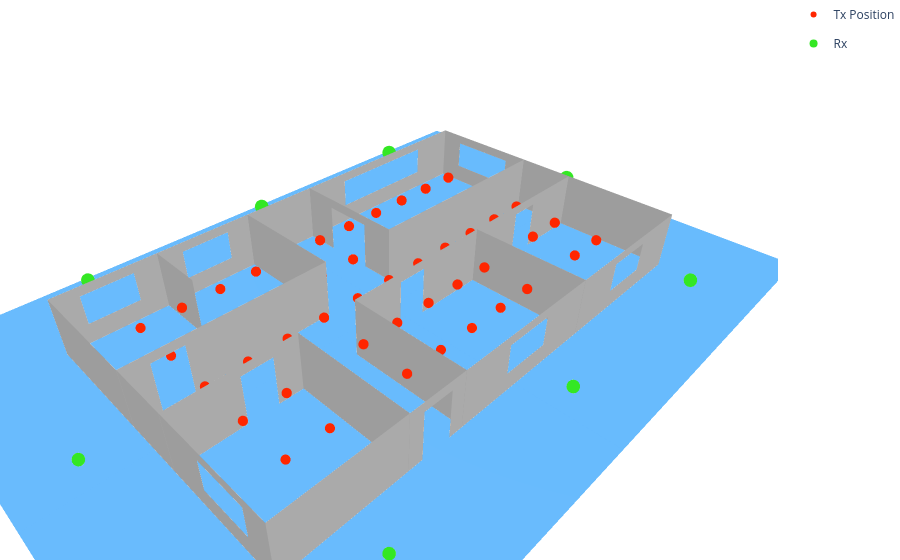

Write notebook code for a chart like this one.
### Code cell
import mitsuba as mi
import numpy as np
import plotly.graph_objects as go

# Create the figure
fig = go.Figure()

# --- STEP 1: Plot the Walls / Buildings ---
params = mi.traverse(scene._scene)
for key in params.keys():
    if key.endswith('.vertex_positions'):
        mesh_name = key.split('.')[0]
        v_flat = params[key].numpy()
        vertices = v_flat.reshape(-1, 3)
        
        f_key = f"{mesh_name}.faces"
        if f_key in params:
            f_flat = params[f_key].numpy()
            faces = f_flat.reshape(-1, 3)
            
            if mesh_name == "elm__7":  # Ground plane
                fig.add_trace(go.Mesh3d(
                    x=vertices[:, 0], y=vertices[:, 1], z=vertices[:, 2],
                    i=faces[:, 0], j=faces[:, 1], k=faces[:, 2],
                    name='Ground',
                    opacity=0.8,            
                    color="#41A8FC", 
                    flatshading=True,
                    hoverinfo='name'
                ))
            else:  # Other walls/buildings
                fig.add_trace(go.Mesh3d(
                    x=vertices[:, 0], y=vertices[:, 1], z=vertices[:, 2],
                    i=faces[:, 0], j=faces[:, 1], k=faces[:, 2],
                    name=mesh_name.replace('mesh-', ''),
                    opacity=1,            
                    color="#C4C4C4", 
                    flatshading=True,
                    hoverinfo='name'
                ))

# --- STEP 2 & 3: Antennas and Multi-Receiver Rays ---
path_vertices = paths.vertices.numpy()
is_valid = paths.valid.numpy()
interactions = paths.interactions.numpy()

tx_list = list(scene.transmitters.values())
rx_list = list(scene.receivers.values())

tx_coords = [tx.position.numpy().flatten() for tx in tx_list]
rx_coords = [rx.position.numpy().flatten() for rx in rx_list]

TX_positions = np.zeros((11, 5, 3))
x_axis = np.linspace(-10, 10, 11)
y_axis = np.linspace(-5, 5, 5)
x_axis, y_axis = np.meshgrid(x_axis, y_axis, indexing='ij')
TX_positions[:, :, 0] = x_axis
TX_positions[:, :, 1] = y_axis
TX_positions[:, :, 2] = 1.5

for i, tx_position in enumerate(TX_positions.reshape(-1, 3)):
    fig.add_trace(go.Scatter3d(
        x=[tx_position[0]], y=[tx_position[1]], z=[tx_position[2]],
        mode='markers', name=f'Tx Position', showlegend=(i == 0),
        marker=dict(size=6, color="#FF2600", symbol='circle')
    ))

# Plot Transmitters
# for t_idx, tx in enumerate(tx_list):
#     fig.add_trace(go.Scatter3d(
#         x=[tx_coords[t_idx][0]], y=[tx_coords[t_idx][1]], z=[tx_coords[t_idx][2]],
#         mode='markers', name=f'Tx',
#         marker=dict(size=8, color="#FF2600", symbol='circle')
#     ))

# Plot Receivers
for r_idx, rx in enumerate(rx_list):
    fig.add_trace(go.Scatter3d(
        x=[rx_coords[r_idx][0]], y=[rx_coords[r_idx][1]], z=[rx_coords[r_idx][2]],
        mode='markers', legendgroup='Rx', name=f'Rx', showlegend=(r_idx == 0),
        marker=dict(size=8, color="#34E724", symbol='circle')
    ))

# 2. Force the arrays into the exact dimensions we need
num_rx = len(rx_list)
num_tx = len(tx_list)
num_paths = is_valid.shape[-1]         
max_depth = interactions.shape[0]      

v_sq = np.zeros((num_rx, num_tx, num_paths, max_depth, 3))
val_sq = np.zeros((num_rx, num_tx, num_paths))
int_sq = np.zeros((num_rx, num_tx, num_paths, max_depth))

for r in range(num_rx):
    for t in range(num_tx):
        for p in range(num_paths):
            v_sq[r, t, p] = path_vertices[:, r, t, p, :]
            val_sq[r, t, p] = is_valid[r, t, p]
            int_sq[r, t, p] = interactions[:, r, t, p]

# --- Setup for Colors and Legends ---
rx_colors = ['rgb(255, 215, 0)',   # Gold
             'rgb(0, 255, 255)',   # Cyan
             'rgb(255, 105, 180)', # Hot Pink
             "#40FF40",   # Lime Green
             'rgb(147, 112, 219)'] # Purple

legend_added = {r: False for r in range(num_rx)}

# 3. Iterate through the grid and pair every ray to its correct Rx and Tx
for r in range(0, 0):
    current_rx_pos = rx_coords[r] 
    
    for t in range(num_tx):
        current_tx_pos = tx_coords[t] 
        
        for p in range(num_paths):
            if val_sq[r, t, p]: 
                ray_bounces = v_sq[r, t, p]
                interacts = int_sq[r, t, p]
                
                num_bounces = np.sum(interacts != 0)
                valid_bounces = ray_bounces[:num_bounces]
                full_path = np.vstack([current_tx_pos, valid_bounces, current_rx_pos])

                color = rx_colors[r % len(rx_colors)]
                show_leg = not legend_added[r]
                if show_leg:
                    legend_added[r] = True

                fig.add_trace(go.Scatter3d(
                    x=full_path[:, 0], y=full_path[:, 1], z=full_path[:, 2],
                    mode='lines',
                    name=f'Rays to Rx{r+1}',      
                    legendgroup=f'Rx_{r+1}',       
                    showlegend=show_leg,         
                    line=dict(color=color, width=2.5),
                    hoverinfo='name' 
                ))

# --- STEP 4: Minimalist White Layout & Export ---
fig.update_layout(
    paper_bgcolor='white', # Sets the canvas background to white
    plot_bgcolor='white',  # Sets the plotting area to white
    scene=dict(
        aspectmode='data', 
        
        # Completely strips grids, backgrounds, titles, and numbers from all axes
        xaxis=dict(showgrid=False, showbackground=False, showticklabels=False, title=''),
        yaxis=dict(showgrid=False, showbackground=False, showticklabels=False, title=''),
        zaxis=dict(showgrid=False, showbackground=False, showticklabels=False, title='')
    ),
    margin=dict(l=0, r=0, b=0, t=0),
    showlegend=True
)

# Show the interactive plot in the notebook
fig.show()

### Figure 1 — Plotly figure (JSON) as saved in the notebook; plotly's stock layout.template omitted (floating-point values rounded to 4 significant figures)
{"data": [{"color": "#C4C4C4", "flatshading": true, "hoverinfo": "name", "i": [0, 3, 5, 0, 3, 3, 6, 6, 8, 11, 11, 8, 15, 11, 17, 11, 13, 18, 21, 18, 22, 21, 23, 18, 19, 19, 24, 27, 27, 24, 27, 27, 31, 32, 34, 35, 34, 32, 36, 34, 34, 39, 34, 28, 33, 33, 40, 42, 44, 44, 40, 44, 46, 46, 48, 51, 51, 48, 51, 55, 56, 59, 59, 56, 64, 66, 63, 67, 63, 63, 68, 68, 72, 75, 75, 72, 75, 79, 80, 80, 84, 84, 88, 88, 92, 92, 96, 99, 99, 96, 99, 103, 104, 104], "j": [1, 4, 6, 2, 5, 7, 5, 2, 9, 12, 13, 10, 8, 14, 15, 16, 12, 19, 16, 20, 13, 14, 22, 21, 15, 17, 25, 28, 29, 26, 30, 31, 30, 33, 26, 31, 25, 34, 29, 33, 37, 36, 38, 34, 29, 36, 41, 43, 45, 46, 42, 47, 45, 42, 49, 52, 53, 50, 54, 51, 57, 60, 61, 58, 65, 56, 59, 64, 62, 67, 69, 70, 73, 76, 77, 74, 78, 75, 81, 82, 85, 86, 89, 90, 93, 94, 97, 100, 101, 98, 102, 99, 105, 106], "k": [2, 5, 7, 3, 7, 0, 2, 1, 10, 13, 14, 11, 11, 16, 11, 17, 18, 20, 14, 21, 18, 23, 18, 23, 17, 20, 26, 29, 30, 27, 31, 24, 32, 34, 25, 32, 35, 35, 28, 37, 38, 28, 39, 39, 36, 37, 42, 44, 46, 47, 44, 40, 42, 41, 50, 53, 54, 55, 48, 48, 58, 61, 62, 63, 66, 63, 62, 66, 67, 66, 70, 71, 74, 77, 78, 79, 72, 72, 82, 83, 86, 87, 90, 91, 94, 95, 98, 101, 102, 103, 96, 96, 106, 107], "name": "no-name-1", "opacity": 1, "type": "mesh3d", "x": [12.5, 12.5, 12.5, 12.5, 12.5, 12.5, 12.5, 12.5, 5.75, 5.75, 12.5, 12.5, -12.5, -9.75, -7.25, 4.25, -1.75, 0.75, -12.5, 4.25, 0.75, -1.75, -9.75, -7.25, -10.0, -10.0, -12.5, -12.5, 12.5, 6.25, 3.75, -4.0, 3.75, 6.25, 12.5, -4.0, 8.75, 8.75, 11.25, 11.25, -12.5, -12.5, -12.5, -12.5, -12.5, -12.5, -12.5, -12.5, 11.25, 11.25, 12.5, 2.5, 2.5, 9.75, 9.75, 12.5, 0.75, 0.75, 3.5, -12.5, -12.5, -9.25, -9.25, 3.5, -7.75, -0.75, -0.75, -7.75, 7.5, 7.5, 7.5, 7.5, -1.5, -1.5, -1.5, -1.5, -1.5, -1.5, -1.5, -1.5, -4.5, -4.5, -4.5, -4.5, -12.5, -1.5, -1.5, -12.5, 2.5, 2.5, 2.5, 2.5, 6.5, 6.5, 6.5, 6.5, 9.25, 9.25, 12.5, 6.5, 6.5, 7.75, 7.75, 12.5, 3.5, 3.5, 3.5, 3.5], "y": [3.75, 6.25, 7.5, -7.5, -7.5, 7.5, 6.25, 3.75, 7.5, 7.5, 7.5, 7.5, 7.5, 7.5, 7.5, 7.5, 7.5, 7.5, 7.5, 7.5, 7.5, 7.5, 7.5, 7.5, -7.5, -7.5, -7.5, -7.5, -7.5, -7.5, -7.5, -7.5, -7.5, -7.5, -7.5, -7.5, -7.5, -7.5, -7.5, -7.5, -2.75, -6.25, -7.5, 7.5, 7.5, -7.5, -6.25, -2.75, -1.5, -1.5, -1.5, -1.5, -1.5, -1.5, -1.5, -1.5, 1.5, 1.5, 1.5, 1.5, 1.5, 1.5, 1.5, 1.5, 1.5, 1.5, 1.5, 1.5, -7.5, -4.5, -4.5, -7.5, -3.25, -3.25, -1.5, -7.5, -7.5, -5.75, -5.75, -1.5, 1.5, 7.5, 7.5, 1.5, -1.5, -1.5, -1.5, -1.5, -7.5, -1.5, -1.5, -7.5, 1.5, 7.5, 7.5, 1.5, 1.5, 1.5, 1.5, 1.5, 1.5, 1.5, 1.5, 1.5, 1.5, 7.5, 7.5, 1.5], "z": [2.5, 2.5, 3.0, 3.0, 0.0, 0.0, 1.0, 1.0, 2.5, 0.0, 0.0, 3.0, 3.0, 2.5, 2.5, 2.5, 2.5, 2.5, 0.0, 0.0, 1.0, 1.0, 1.0, 1.0, 1.0, 2.5, 3.0, 0.0, 0.0, 1.0, 1.0, 1.0, 2.5, 2.5, 3.0, 2.5, 1.0, 2.5, 2.5, 1.0, 1.0, 1.0, 0.0, 0.0, 3.0, 3.0, 2.5, 2.5, 2.5, 5.211e-15, 5.211e-15, 3.0, 5.211e-15, 5.211e-15, 2.5, 3.0, 2.5, 0.0, 0.0, 3.0, 0.0, 0.0, 2.5, 3.0, 0.0, 0.0, 2.5, 2.5, 0.0, 0.0, 3.0, 3.0, 2.5, 0.0, 0.0, 3.0, 0.0, 0.0, 2.5, 3.0, 0.0, 0.0, 3.0, 3.0, 0.0, 0.0, 3.0, 3.0, 0.0, 0.0, 3.0, 3.0, 0.0, 0.0, 3.0, 3.0, 2.5, 0.0, 0.0, 3.0, 0.0, 0.0, 2.5, 3.0, 0.0, 0.0, 3.0, 3.0]}, {"color": "#41A8FC", "flatshading": true, "hoverinfo": "name", "i": [0, 0], "j": [1, 2], "k": [2, 3], "name": "Ground", "opacity": 0.8, "type": "mesh3d", "x": [-17.5, 17.5, 17.5, -17.5], "y": [-12.5, -12.5, 12.5, 12.5], "z": [0.0, 0.0, 0.0, 0.0]}, {"marker": {"color": "#FF2600", "size": 6, "symbol": "circle"}, "mode": "markers", "name": "Tx Position", "showlegend": true, "type": "scatter3d", "x": [-10], "y": [-5], "z": [1.5]}, {"marker": {"color": "#FF2600", "size": 6, "symbol": "circle"}, "mode": "markers", "name": "Tx Position", "showlegend": false, "type": "scatter3d", "x": [-10], "y": [-2.5], "z": [1.5]}, {"marker": {"color": "#FF2600", "size": 6, "symbol": "circle"}, "mode": "markers", "name": "Tx Position", "showlegend": false, "type": "scatter3d", "x": [-10], "y": [0], "z": [1.5]}, {"marker": {"color": "#FF2600", "size": 6, "symbol": "circle"}, "mode": "markers", "name": "Tx Position", "showlegend": false, "type": "scatter3d", "x": [-10], "y": [2.5], "z": [1.5]}, {"marker": {"color": "#FF2600", "size": 6, "symbol": "circle"}, "mode": "markers", "name": "Tx Position", "showlegend": false, "type": "scatter3d", "x": [-10], "y": [5], "z": [1.5]}, {"marker": {"color": "#FF2600", "size": 6, "symbol": "circle"}, "mode": "markers", "name": "Tx Position", "showlegend": false, "type": "scatter3d", "x": [-8], "y": [-5], "z": [1.5]}, {"marker": {"color": "#FF2600", "size": 6, "symbol": "circle"}, "mode": "markers", "name": "Tx Position", "showlegend": false, "type": "scatter3d", "x": [-8], "y": [-2.5], "z": [1.5]}, {"marker": {"color": "#FF2600", "size": 6, "symbol": "circle"}, "mode": "markers", "name": "Tx Position", "showlegend": false, "type": "scatter3d", "x": [-8], "y": [0], "z": [1.5]}, {"marker": {"color": "#FF2600", "size": 6, "symbol": "circle"}, "mode": "markers", "name": "Tx Position", "showlegend": false, "type": "scatter3d", "x": [-8], "y": [2.5], "z": [1.5]}, {"marker": {"color": "#FF2600", "size": 6, "symbol": "circle"}, "mode": "markers", "name": "Tx Position", "showlegend": false, "type": "scatter3d", "x": [-8], "y": [5], "z": [1.5]}, {"marker": {"color": "#FF2600", "size": 6, "symbol": "circle"}, "mode": "markers", "name": "Tx Position", "showlegend": false, "type": "scatter3d", "x": [-6], "y": [-5], "z": [1.5]}, {"marker": {"color": "#FF2600", "size": 6, "symbol": "circle"}, "mode": "markers", "name": "Tx Position", "showlegend": false, "type": "scatter3d", "x": [-6], "y": [-2.5], "z": [1.5]}, {"marker": {"color": "#FF2600", "size": 6, "symbol": "circle"}, "mode": "markers", "name": "Tx Position", "showlegend": false, "type": "scatter3d", "x": [-6], "y": [0], "z": [1.5]}, {"marker": {"color": "#FF2600", "size": 6, "symbol": "circle"}, "mode": "markers", "name": "Tx Position", "showlegend": false, "type": "scatter3d", "x": [-6], "y": [2.5], "z": [1.5]}, {"marker": {"color": "#FF2600", "size": 6, "symbol": "circle"}, "mode": "markers", "name": "Tx Position", "showlegend": false, "type": "scatter3d", "x": [-6], "y": [5], "z": [1.5]}, {"marker": {"color": "#FF2600", "size": 6, "symbol": "circle"}, "mode": "markers", "name": "Tx Position", "showlegend": false, "type": "scatter3d", "x": [-4], "y": [-5], "z": [1.5]}, {"marker": {"color": "#FF2600", "size": 6, "symbol": "circle"}, "mode": "markers", "name": "Tx Position", "showlegend": false, "type": "scatter3d", "x": [-4], "y": [-2.5], "z": [1.5]}, {"marker": {"color": "#FF2600", "size": 6, "symbol": "circle"}, "mode": "markers", "name": "Tx Position", "showlegend": false, "type": "scatter3d", "x": [-4], "y": [0], "z": [1.5]}, {"marker": {"color": "#FF2600", "size": 6, "symbol": "circle"}, "mode": "markers", "name": "Tx Position", "showlegend": false, "type": "scatter3d", "x": [-4], "y": [2.5], "z": [1.5]}, {"marker": {"color": "#FF2600", "size": 6, "symbol": "circle"}, "mode": "markers", "name": "Tx Position", "showlegend": false, "type": "scatter3d", "x": [-4], "y": [5], "z": [1.5]}, {"marker": {"color": "#FF2600", "size": 6, "symbol": "circle"}, "mode": "markers", "name": "Tx Position", "showlegend": false, "type": "scatter3d", "x": [-2], "y": [-5], "z": [1.5]}, {"marker": {"color": "#FF2600", "size": 6, "symbol": "circle"}, "mode": "markers", "name": "Tx Position", "showlegend": false, "type": "scatter3d", "x": [-2], "y": [-2.5], "z": [1.5]}, {"marker": {"color": "#FF2600", "size": 6, "symbol": "circle"}, "mode": "markers", "name": "Tx Position", "showlegend": false, "type": "scatter3d", "x": [-2], "y": [0], "z": [1.5]}, {"marker": {"color": "#FF2600", "size": 6, "symbol": "circle"}, "mode": "markers", "name": "Tx Position", "showlegend": false, "type": "scatter3d", "x": [-2], "y": [2.5], "z": [1.5]}, {"marker": {"color": "#FF2600", "size": 6, "symbol": "circle"}, "mode": "markers", "name": "Tx Position", "showlegend": false, "type": "scatter3d", "x": [-2], "y": [5], "z": [1.5]}, {"marker": {"color": "#FF2600", "size": 6, "symbol": "circle"}, "mode": "markers", "name": "Tx Position", "showlegend": false, "type": "scatter3d", "x": [0], "y": [-5], "z": [1.5]}, {"marker": {"color": "#FF2600", "size": 6, "symbol": "circle"}, "mode": "markers", "name": "Tx Position", "showlegend": false, "type": "scatter3d", "x": [0], "y": [-2.5], "z": [1.5]}, {"marker": {"color": "#FF2600", "size": 6, "symbol": "circle"}, "mode": "markers", "name": "Tx Position", "showlegend": false, "type": "scatter3d", "x": [0], "y": [0], "z": [1.5]}, {"marker": {"color": "#FF2600", "size": 6, "symbol": "circle"}, "mode": "markers", "name": "Tx Position", "showlegend": false, "type": "scatter3d", "x": [0], "y": [2.5], "z": [1.5]}, {"marker": {"color": "#FF2600", "size": 6, "symbol": "circle"}, "mode": "markers", "name": "Tx Position", "showlegend": false, "type": "scatter3d", "x": [0], "y": [5], "z": [1.5]}, {"marker": {"color": "#FF2600", "size": 6, "symbol": "circle"}, "mode": "markers", "name": "Tx Position", "showlegend": false, "type": "scatter3d", "x": [2], "y": [-5], "z": [1.5]}, {"marker": {"color": "#FF2600", "size": 6, "symbol": "circle"}, "mode": "markers", "name": "Tx Position", "showlegend": false, "type": "scatter3d", "x": [2], "y": [-2.5], "z": [1.5]}, {"marker": {"color": "#FF2600", "size": 6, "symbol": "circle"}, "mode": "markers", "name": "Tx Position", "showlegend": false, "type": "scatter3d", "x": [2], "y": [0], "z": [1.5]}, {"marker": {"color": "#FF2600", "size": 6, "symbol": "circle"}, "mode": "markers", "name": "Tx Position", "showlegend": false, "type": "scatter3d", "x": [2], "y": [2.5], "z": [1.5]}, {"marker": {"color": "#FF2600", "size": 6, "symbol": "circle"}, "mode": "markers", "name": "Tx Position", "showlegend": false, "type": "scatter3d", "x": [2], "y": [5], "z": [1.5]}, {"marker": {"color": "#FF2600", "size": 6, "symbol": "circle"}, "mode": "markers", "name": "Tx Position", "showlegend": false, "type": "scatter3d", "x": [4], "y": [-5], "z": [1.5]}, {"marker": {"color": "#FF2600", "size": 6, "symbol": "circle"}, "mode": "markers", "name": "Tx Position", "showlegend": false, "type": "scatter3d", "x": [4], "y": [-2.5], "z": [1.5]}, {"marker": {"color": "#FF2600", "size": 6, "symbol": "circle"}, "mode": "markers", "name": "Tx Position", "showlegend": false, "type": "scatter3d", "x": [4], "y": [0], "z": [1.5]}, {"marker": {"color": "#FF2600", "size": 6, "symbol": "circle"}, "mode": "markers", "name": "Tx Position", "showlegend": false, "type": "scatter3d", "x": [4], "y": [2.5], "z": [1.5]}, {"marker": {"color": "#FF2600", "size": 6, "symbol": "circle"}, "mode": "markers", "name": "Tx Position", "showlegend": false, "type": "scatter3d", "x": [4], "y": [5], "z": [1.5]}, {"marker": {"color": "#FF2600", "size": 6, "symbol": "circle"}, "mode": "markers", "name": "Tx Position", "showlegend": false, "type": "scatter3d", "x": [6], "y": [-5], "z": [1.5]}, {"marker": {"color": "#FF2600", "size": 6, "symbol": "circle"}, "mode": "markers", "name": "Tx Position", "showlegend": false, "type": "scatter3d", "x": [6], "y": [-2.5], "z": [1.5]}, {"marker": {"color": "#FF2600", "size": 6, "symbol": "circle"}, "mode": "markers", "name": "Tx Position", "showlegend": false, "type": "scatter3d", "x": [6], "y": [0], "z": [1.5]}, {"marker": {"color": "#FF2600", "size": 6, "symbol": "circle"}, "mode": "markers", "name": "Tx Position", "showlegend": false, "type": "scatter3d", "x": [6], "y": [2.5], "z": [1.5]}, {"marker": {"color": "#FF2600", "size": 6, "symbol": "circle"}, "mode": "markers", "name": "Tx Position", "showlegend": false, "type": "scatter3d", "x": [6], "y": [5], "z": [1.5]}, {"marker": {"color": "#FF2600", "size": 6, "symbol": "circle"}, "mode": "markers", "name": "Tx Position", "showlegend": false, "type": "scatter3d", "x": [8], "y": [-5], "z": [1.5]}, {"marker": {"color": "#FF2600", "size": 6, "symbol": "circle"}, "mode": "markers", "name": "Tx Position", "showlegend": false, "type": "scatter3d", "x": [8], "y": [-2.5], "z": [1.5]}, {"marker": {"color": "#FF2600", "size": 6, "symbol": "circle"}, "mode": "markers", "name": "Tx Position", "showlegend": false, "type": "scatter3d", "x": [8], "y": [0], "z": [1.5]}, {"marker": {"color": "#FF2600", "size": 6, "symbol": "circle"}, "mode": "markers", "name": "Tx Position", "showlegend": false, "type": "scatter3d", "x": [8], "y": [2.5], "z": [1.5]}, {"marker": {"color": "#FF2600", "size": 6, "symbol": "circle"}, "mode": "markers", "name": "Tx Position", "showlegend": false, "type": "scatter3d", "x": [8], "y": [5], "z": [1.5]}, {"marker": {"color": "#FF2600", "size": 6, "symbol": "circle"}, "mode": "markers", "name": "Tx Position", "showlegend": false, "type": "scatter3d", "x": [10], "y": [-5], "z": [1.5]}, {"marker": {"color": "#FF2600", "size": 6, "symbol": "circle"}, "mode": "markers", "name": "Tx Position", "showlegend": false, "type": "scatter3d", "x": [10], "y": [-2.5], "z": [1.5]}, {"marker": {"color": "#FF2600", "size": 6, "symbol": "circle"}, "mode": "markers", "name": "Tx Position", "showlegend": false, "type": "scatter3d", "x": [10], "y": [0], "z": [1.5]}, {"marker": {"color": "#FF2600", "size": 6, "symbol": "circle"}, "mode": "markers", "name": "Tx Position", "showlegend": false, "type": "scatter3d", "x": [10], "y": [2.5], "z": [1.5]}, {"marker": {"color": "#FF2600", "size": 6, "symbol": "circle"}, "mode": "markers", "name": "Tx Position", "showlegend": false, "type": "scatter3d", "x": [10], "y": [5], "z": [1.5]}, {"legendgroup": "Rx", "marker": {"color": "#34E724", "size": 8, "symbol": "circle"}, "mode": "markers", "name": "Rx", "showlegend": true, "type": "scatter3d", "x": [-10], "y": [10], "z": [1.5]}, {"legendgroup": "Rx", "marker": {"color": "#34E724", "size": 8, "symbol": "circle"}, "mode": "markers", "name": "Rx", "showlegend": false, "type": "scatter3d", "x": [10], "y": [10], "z": [1.5]}, {"legendgroup": "Rx", "marker": {"color": "#34E724", "size": 8, "symbol": "circle"}, "mode": "markers", "name": "Rx", "showlegend": false, "type": "scatter3d", "x": [-10], "y": [-10], "z": [1.5]}, {"legendgroup": "Rx", "marker": {"color": "#34E724", "size": 8, "symbol": "circle"}, "mode": "markers", "name": "Rx", "showlegend": false, "type": "scatter3d", "x": [10], "y": [-10], "z": [1.5]}, {"legendgroup": "Rx", "marker": {"color": "#34E724", "size": 8, "symbol": "circle"}, "mode": "markers", "name": "Rx", "showlegend": false, "type": "scatter3d", "x": [-15], "y": [0], "z": [1.5]}, {"legendgroup": "Rx", "marker": {"color": "#34E724", "size": 8, "symbol": "circle"}, "mode": "markers", "name": "Rx", "showlegend": false, "type": "scatter3d", "x": [15], "y": [0], "z": [1.5]}, {"legendgroup": "Rx", "marker": {"color": "#34E724", "size": 8, "symbol": "circle"}, "mode": "markers", "name": "Rx", "showlegend": false, "type": "scatter3d", "x": [0], "y": [10], "z": [1.5]}, {"legendgroup": "Rx", "marker": {"color": "#34E724", "size": 8, "symbol": "circle"}, "mode": "markers", "name": "Rx", "showlegend": false, "type": "scatter3d", "x": [0], "y": [-10], "z": [1.5]}], "layout": {"margin": {"b": 0, "l": 0, "r": 0, "t": 0}, "paper_bgcolor": "white", "plot_bgcolor": "white", "scene": {"aspectmode": "data", "xaxis": {"showbackground": false, "showgrid": false, "showticklabels": false, "title": {"text": ""}}, "yaxis": {"showbackground": false, "showgrid": false, "showticklabels": false, "title": {"text": ""}}, "zaxis": {"showbackground": false, "showgrid": false, "showticklabels": false, "title": {"text": ""}}}, "showlegend": true}}
